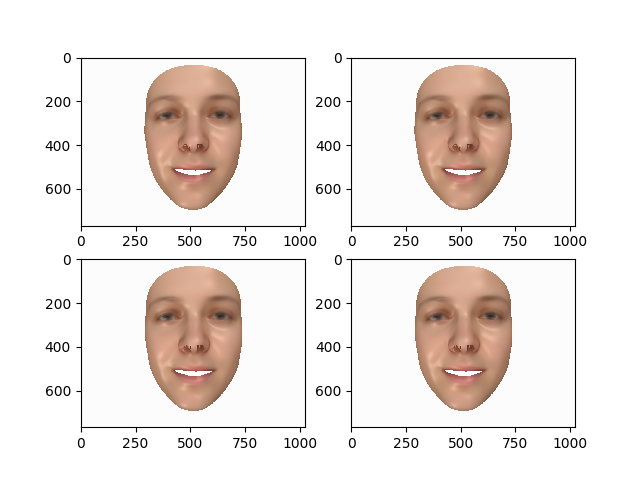

The Python source for this figure:
import argparse
from operator import itemgetter
import numpy as np
import matplotlib.pyplot as plt
from fio import load_obj, save_obj
from data_def import PCAModel, Mesh
from utils import load_data, mesh_to_png, render_mesh, reconstruct_face

def main(args):
    flags = ('cols', 'rows')
    (cols, rows) = itemgetter(*flags)(vars(args))
    (texture, identity, expression, triangles) = load_data()

    fig = plt.figure(figsize=(10, 10))
    for i in range(rows * cols):
        alpha = np.random.uniform(-1.0, 1.0)
        delta = np.random.uniform(-1.0, 1.0)
        G = reconstruct_face(identity, expression, alpha, delta)
        # For vertex colour you can use mean face colour.
        mesh = Mesh(G, texture.mean, triangles)
        # save_obj(f'meshes/face-{i}.mesh', mesh)
        img = mesh_to_png(mesh)
        # img = render_mesh(mesh)
        plt.subplot(rows, cols, i+1)
        plt.imshow(img)
    plt.savefig('morphable_model.png')


if __name__ == "__main__":
    parser = argparse.ArgumentParser()
    parser.add_argument('--cols', type=int, default=5, help='number of columns')
    parser.add_argument('--rows', type=int, default=5, help='number of rows')
    args = parser.parse_args()
    main(args)
